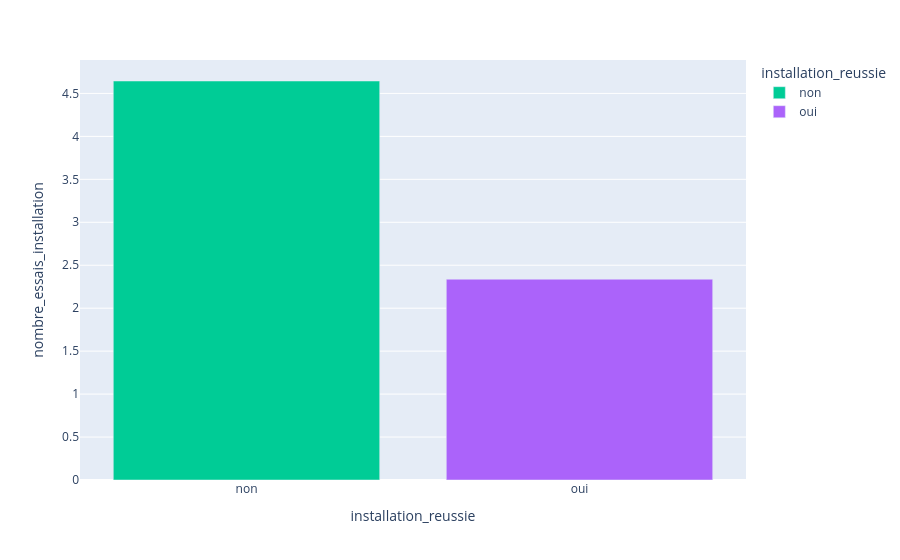

The cell this chart's notebook holds for it:
### Code cell
import plotly.io as pio

df_grouped = df.groupby("installation_reussie")["nombre_essais_installation"].mean().reset_index()

fig = px.bar(
    df_grouped,
    x="installation_reussie",
    y="nombre_essais_installation",
    color="installation_reussie",
    color_discrete_map={0: "#e74c3c", 1: "#2ecc71"}
)

fig.show()

### Figure 1 — Plotly figure (JSON) as saved in the notebook; plotly's stock layout.template omitted (floating-point values rounded to 4 significant figures)
{"data": [{"hovertemplate": "installation_reussie=%{x}<br>nombre_essais_installation=%{y}<extra></extra>", "legendgroup": "non", "marker": {"color": "#00cc96", "pattern": {"shape": ""}}, "name": "non", "orientation": "v", "showlegend": true, "textposition": "auto", "type": "bar", "x": ["non"], "xaxis": "x", "y": [4.645], "yaxis": "y"}, {"hovertemplate": "installation_reussie=%{x}<br>nombre_essais_installation=%{y}<extra></extra>", "legendgroup": "oui", "marker": {"color": "#ab63fa", "pattern": {"shape": ""}}, "name": "oui", "orientation": "v", "showlegend": true, "textposition": "auto", "type": "bar", "x": ["oui"], "xaxis": "x", "y": [2.337], "yaxis": "y"}], "layout": {"barmode": "relative", "legend": {"title": {"text": "installation_reussie"}, "tracegroupgap": 0}, "margin": {"t": 60}, "xaxis": {"anchor": "y", "categoryarray": ["non", "oui"], "categoryorder": "array", "domain": [0, 1], "title": {"text": "installation_reussie"}}, "yaxis": {"anchor": "x", "domain": [0, 1], "title": {"text": "nombre_essais_installation"}}}}
